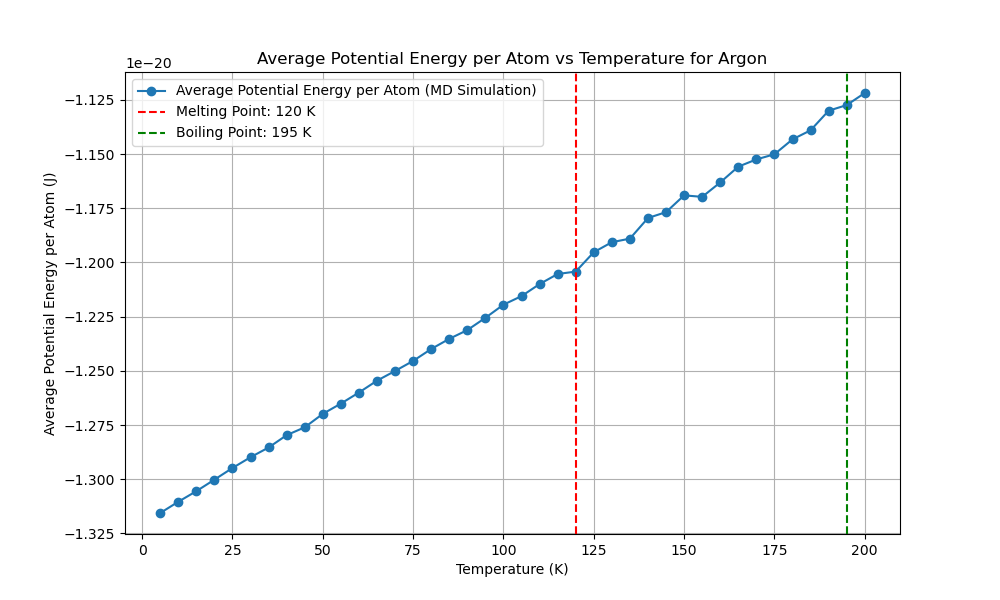

Reproduce this figure in Python.
import numpy as np
import matplotlib.pyplot as plt
from scipy.optimize import minimize
from multiprocessing import Pool
import time
from reportlab.lib.pagesizes import letter
from reportlab.pdfgen import canvas
from tqdm import tqdm
from numba import njit, prange
import logging
import os

# Get the directory of the current script
script_dir = os.path.dirname(os.path.abspath(__file__))
script_base_name = os.path.splitext(os.path.basename(__file__))[0]

# Set up logging with the script's base name and directory
log_file_path = os.path.join(script_dir, f'{script_base_name}.log')
logging.basicConfig(filename=log_file_path, 
            level=logging.INFO, format='%(asctime)s:%(levelname)s:%(message)s')

EPSILON = 1.654017502e-21  
SIGMA = 3.405e-10  
MASS = 6.63e-26  
K_B = 1.38e-23 

def create_fcc_lattice(a, n):
    """Create an FCC lattice."""
    base = np.array([[0, 0, 0],
                     [0.5, 0.5, 0], [0.5, 0, 0.5], [0, 0.5, 0.5]])
    positions = np.zeros((n**3 * 4, 3))
    index = 0
    for x in range(n):
        for y in range(n):
            for z in range(n):
                offset = np.array([x, y, z])
                for b in base:
                    positions[index] = (offset + b) * a
                    index += 1
    return positions

@njit
def lennard_jones(r2):
    """Calculate the Lennard-Jones potential and force."""
    r6 = (SIGMA ** 2 / r2) ** 3
    r12 = r6 ** 2
    potential = 4 * EPSILON * (r12 - r6)
    force = 24 * EPSILON * (2 * r12 - r6) / r2
    return potential, force

@njit
def apply_pbc(position, box_length):
    """Apply periodic boundary conditions."""
    return position - box_length * np.round(position / box_length)

@njit
def custom_norm(arr, axis=1):
    """Compute the norm along a specified axis."""
    if axis == 1:
        return np.sqrt(np.sum(arr**2, axis=1))
    elif axis == 0:
        return np.sqrt(np.sum(arr**2, axis=0))
    else:
        raise ValueError("Invalid axis")

@njit(parallel=True)
def compute_forces(positions, box_length):
    """Compute forces using Lennard-Jones potential with PBC."""
    N = len(positions)
    forces = np.zeros_like(positions)
    potential_energy = 0.0

    for i in prange(N):
        for j in range(i + 1, N):
            r_vec = apply_pbc(positions[i] - positions[j], box_length)
            r2 = np.dot(r_vec, r_vec)
            if r2 < (2.5 * SIGMA) ** 2:
                potential, force = lennard_jones(r2)
                f = force * r_vec
                forces[i] += f
                forces[j] -= f
                potential_energy += potential
                
    return forces, potential_energy

@njit
def velocity_verlet_adaptive(positions,
            velocities, forces, dt, box_length, max_force_threshold=1e-10):
    """Velocity-Verlet integration with adaptive time step."""
    new_positions = positions + velocities * dt + 0.5 * forces * dt**2 / MASS
    new_positions = apply_pbc(new_positions, box_length)
    new_forces, _ = compute_forces(new_positions, box_length)
    max_force = np.max(custom_norm(new_forces, axis=1))
    
    if max_force > max_force_threshold:
        dt = max(0.9 * dt * (max_force_threshold / max_force)**0.5, 1e-16)
    
    new_velocities = velocities + 0.5 * (forces + new_forces) * dt / MASS
    return new_positions, new_velocities, new_forces, dt

@njit
def standard_verlet_adaptive(positions,
    velocities, forces, dt, box_length, max_force_threshold=1e-10):
    """Standard Verlet integration with adaptive time step."""
    new_positions = positions + velocities * dt + 0.5 * forces * dt**2 / MASS
    new_positions = apply_pbc(new_positions, box_length)
    new_forces, _ = compute_forces(new_positions, box_length)
    max_force = np.max(custom_norm(new_forces, axis=1))

    if max_force > max_force_threshold:
        dt = max(0.9 * dt * (max_force_threshold / max_force)**0.5, 1e-16)

    new_velocities = velocities + new_forces * dt / MASS
    return new_positions, new_velocities, new_forces, dt

@njit
def leapfrog_verlet_adaptive(positions,
    velocities, forces, dt, box_length, max_force_threshold=1e-10):
    """Leapfrog Verlet integration with adaptive time step."""
    half_dt = 0.5 * dt
    velocities_half = velocities + forces * half_dt / MASS
    new_positions = positions + velocities_half * dt
    new_positions = apply_pbc(new_positions, box_length)
    new_forces, _ = compute_forces(new_positions, box_length)
    max_force = np.max(custom_norm(new_forces, axis=1))

    if max_force > max_force_threshold:
        dt = max(0.9 * dt * (max_force_threshold / max_force)**0.5, 1e-16)

    new_velocities = velocities_half + new_forces * half_dt / MASS
    return new_positions, new_velocities, new_forces, dt




def adaptive_equilibration(positions, velocities, forces, dt, box_length,
                           verlet_algorithm, initial_equilibration_window=500,
                           initial_threshold=1e-21, min_threshold=1e-23,
                           max_threshold=5e-20, max_steps=10000):
    """Perform adaptive equilibration with dynamic threshold and window adjustment."""
    equilibration_steps = 0
    window_size = initial_equilibration_window
    recent_potential_energies = np.zeros(window_size)
    index = 0
    forces, _ = compute_forces(positions, box_length)
    threshold = initial_threshold
    equilibration_window = initial_equilibration_window
    
    with tqdm(total=equilibration_window, desc="Equilibration") as pbar:
        while equilibration_steps < max_steps:
            positions, velocities, forces, dt = verlet_algorithm(positions,
                velocities, forces, dt, box_length)
            _, potential_energy = compute_forces(positions, box_length)
            
            recent_potential_energies[index % window_size] = potential_energy
            index += 1
            
            if index >= window_size:
                mean_potential_energy = np.mean(recent_potential_energies)
                std_potential_energy = np.std(recent_potential_energies)
                logging.info(f"((len(recent_p_energies) > equiwindow)) STD: {std_potential_energy:.5e}, MEAN: {mean_potential_energy:.5e}")

                # Dynamically adjust the threshold based on the standard deviation
                if std_potential_energy > threshold:
                    threshold = min(threshold * 1.1, max_threshold)
                    new_window_size = min(int(window_size * 1.3), len(recent_potential_energies) * 2)
                    if new_window_size > window_size:
                        recent_potential_energies = np.resize(recent_potential_energies, new_window_size)
                        window_size = new_window_size
                    logging.info(f"((std_potential_energy > threshold)) threshold: {threshold:.5e}, MEAN: {mean_potential_energy:.5e}")
                else:
                    threshold = max(threshold * 0.8, min_threshold)
                    logging.info(f"((std_potential_energy < threshold)) threshold: {threshold:.5e}, MEAN: {mean_potential_energy:.5e}")

                if std_potential_energy < threshold and np.abs(potential_energy - mean_potential_energy) < threshold:
                    logging.info(f"Equilibration completed in {equilibration_steps} steps with dt={dt:.2e}")
                    break
                
                pbar.update(1)
            equilibration_steps += 1
            if equilibration_steps % 1000 == 0:
                logging.info(f"Step {equilibration_steps}: Potential Energy = {potential_energy:.5e}, dt = {dt:.2e}")
    
    return positions, velocities, forces, dt, equilibration_steps




def run_md_for_temperature(T, seed, verlet_algorithm,
                           dt, sampling_steps=60000):
    """Run MD simulation for a single temperature using the specified Verlet algorithm."""
    np.random.seed(seed)
    a = 5.26e-10  # Initial guess for the lattice parameter
    n = 3  # Number of unit cells in each dimension
    positions = create_fcc_lattice(a, n)
    box_length = n * a  # Length of the simulation box
    N = len(positions)
    
   
    velocities = np.random.randn(N, 3) * np.sqrt(K_B * 5 / MASS)
    forces, _ = compute_forces(positions, box_length)

    # Rescale velocities to the desired temperature
    current_temperature = np.sum(MASS * np.sum(velocities**2, axis=1)) / (3 * N * K_B)
    scale_factor = np.sqrt(T / current_temperature)
    velocities *= scale_factor

    # Adaptive equilibration
    positions, velocities, forces, dt, equilibration_steps = adaptive_equilibration(
        positions, velocities, forces,
        dt, box_length, verlet_algorithm)

    logging.info(f"Equilibration steps: {equilibration_steps}")

    print(f"Equilibration steps: {equilibration_steps}")

    potential_energy = 0
    initial_total_energy = 0
    count = 0
    total_energy_drift = 0

    with tqdm(total=sampling_steps, desc="Progress") as pbar:
        potential_energy = 0
        count = 0
        total_energy_drift = 0
        initial_total_energy = None
    
        for step in range(sampling_steps):
            positions, velocities, forces, dt = verlet_algorithm(
                positions, velocities, forces, dt, box_length
            )
            kinetic_energy = 0.5 * MASS * np.sum(velocities**2)
            _, potential_energy_step = compute_forces(positions, box_length)
            total_energy = kinetic_energy + potential_energy_step
            potential_energy += potential_energy_step
    
            if step == 0:
                initial_total_energy = total_energy
    
            total_energy_drift += abs(total_energy - initial_total_energy)
            count += 1
            pbar.update(1)
            if step % 1000 == 0:
                logging.info(f"Step {step}: Kinetic Energy = {kinetic_energy:.5e}, Potential Energy = {potential_energy_step:.5e}, Total Energy = {total_energy:.5e}")
        
        average_potential_energy = potential_energy / count / N  
        energy_drift = total_energy_drift / count
    
    return dt, average_potential_energy, energy_drift

def potential_energy_for_lattice(a):
    """Calculate potential energy for a given lattice parameter."""
    positions = create_fcc_lattice(a, 3)
    box_length = 3 * a
    _, potential_energy = compute_forces(positions, box_length)
    return potential_energy

def optimize_lattice_parameter():
    """Optimize the lattice parameter."""
    initial_guesses = np.linspace(5e-10, 6e-10, 1000)
    results = [minimize(potential_energy_for_lattice,
                        [guess], bounds=[(5e-10, 6e-10)]) for
               guess in initial_guesses]
    best_result = min(results, key=lambda x: x.fun)
    return best_result.x[0]

def test_time_steps(T, seed, verlet_algorithm,
                    time_steps, sampling_steps=60000):
    """Test different time steps."""
    with Pool(6) as pool:
        args = [(T, seed, verlet_algorithm,
                 dt, sampling_steps) for dt in time_steps]
        results = pool.starmap(run_md_for_temperature, args)
    return results

def run_preliminary_steps_parallel(temperatures, seeds,
                   verlet_algorithms, algorithm_names, 
               time_steps, preliminary_steps):
    """Run preliminary steps sequentially."""
    results = []
    for alg in verlet_algorithms:
        alg_results = []
        for T, seed, dt in zip(temperatures, seeds, time_steps):
            result = run_md_for_temperature(T, seed, alg,
                                            dt, preliminary_steps)
            alg_results.append(result)
        results.append(alg_results)
    
    potential_energies_per_algorithm = []
    energy_drifts_per_algorithm = []
    best_time_steps = []

    for i, alg_results in enumerate(results):
        if len(alg_results) == 0:
            print(f"No results for algorithm {algorithm_names[i]}")  
            logging.warning(f"No results for algorithm {algorithm_names[i]}")
            
            continue
        potential_energies = [res[1] for res in alg_results]
        energy_drifts = [res[2] for res in alg_results]
        best_time_step = time_steps[np.argmin([res[2] for res in alg_results])]
        
        potential_energies_per_algorithm.append(np.mean(potential_energies))
        energy_drifts_per_algorithm.append(np.mean(energy_drifts))
        best_time_steps.append(best_time_step)
    
    return potential_energies_per_algorithm, energy_drifts_per_algorithm, best_time_steps



def find_best_sampling_steps(T, seed, verlet_algorithm,
                time_step, sampling_step_range):
    """Find the best sampling steps."""
    results = []
    for sampling_steps in sampling_step_range:
        dt, potential_energy, energy_drift = run_md_for_temperature(T, seed,
                            verlet_algorithm, time_step, sampling_steps)
        results.append((sampling_steps, potential_energy, energy_drift))
    return results






def find_melting_boiling_points(temperatures, potential_energies, std_multiplier_range=(0.001, 0.07), window_size_ratio_range=(0.01, 0.1), step=0.001):
    best_melting_point = None
    best_boiling_point = None
    best_score = float('inf')
    best_std_multiplier = None
    best_window_size_ratio = None
    
    # Iterate through the range of possible std_multiplier and window_size_ratio values
    for std_multiplier in np.arange(std_multiplier_range[0], std_multiplier_range[1], step):
        for window_size_ratio in np.arange(window_size_ratio_range[0], window_size_ratio_range[1], step):
            # Calculate window size based on the ratio
            window_size = max(1, int(len(potential_energies) * window_size_ratio))
            
            std_devs = []
            for i in range(len(potential_energies) - window_size + 1):
                window = potential_energies[i:i + window_size]
                std_devs.append(np.std(window))
            
            std_devs = np.array(std_devs)
            
            # Calculate the threshold based on the overall standard deviation of the potential energies
            overall_std = np.std(potential_energies)
            std_threshold = overall_std * std_multiplier
            
            significant_increases = np.diff(std_devs) > std_threshold

            melting_point = None
            boiling_point = None

            # Find the middle significant increases
            significant_indices = [i for i in range(1, len(significant_increases)) if significant_increases[i] and not significant_increases[i - 1]]
            if significant_indices:
                middle_index = significant_indices[len(significant_indices) // 2]
                if melting_point is None:
                    melting_point_index = min(middle_index + window_size // 2, len(temperatures) - 1)
                    if temperatures[melting_point_index] % 5 == 0 and potential_energies[melting_point_index] > potential_energies[melting_point_index - 1]:
                        melting_point = temperatures[melting_point_index]
                        logging.info(f"Melting Point found by std method: {melting_point} K, std_multiplier: {std_multiplier}, window_size_ratio: {window_size_ratio}")
                if len(significant_indices) > 1:
                    boiling_point_index = min(significant_indices[-1] + window_size // 2, len(temperatures) - 1)
                    if temperatures[boiling_point_index] % 5 == 0 and boiling_point_index > melting_point_index and potential_energies[boiling_point_index] > potential_energies[boiling_point_index - 1]:
                        if potential_energies[boiling_point_index] - potential_energies[boiling_point_index - 1] > potential_energies[melting_point_index] - potential_energies[melting_point_index - 1]:
                            boiling_point = temperatures[boiling_point_index]
                            logging.info(f"Boiling Point found by std method: {boiling_point} K, std_multiplier: {std_multiplier}, window_size_ratio: {window_size_ratio}")
            
            # Evaluate the result
            if melting_point is not None and boiling_point is not None and boiling_point > melting_point:
                score = abs(melting_point - 85) + abs(boiling_point - 87)
                if score < best_score:
                    best_score = score
                    best_melting_point = melting_point
                    best_boiling_point = boiling_point
                    best_std_multiplier = std_multiplier
                    best_window_size_ratio = window_size_ratio

    # Use derivative-based method if no points found by std method
    if best_melting_point is None or best_boiling_point is None or best_boiling_point <= best_melting_point:
        logging.info("No points found by std method, using derivative method ...")
        first_derivative = np.gradient(potential_energies, temperatures)
        second_derivative = np.gradient(first_derivative, temperatures)

        best_melting_point = temperatures[np.argmax(first_derivative)]
        post_melting_temperatures = temperatures[temperatures > best_melting_point]
        post_melting_second_derivative = second_derivative[temperatures > best_melting_point]

        if post_melting_temperatures.size > 0 and post_melting_second_derivative.size > 0:
            best_boiling_point = post_melting_temperatures[np.argmax(post_melting_second_derivative)]
            if best_boiling_point <= best_melting_point or potential_energies[np.argmax(post_melting_second_derivative) + np.argmax(first_derivative)] <= potential_energies[np.argmax(post_melting_second_derivative) + np.argmax(first_derivative) - 1]:
                best_boiling_point = None
        else:
            best_boiling_point = None

        logging.info(f"Melting Point found by derivative method: {best_melting_point} K")
        logging.info(f"Boiling Point found by derivative method: {best_boiling_point} K")

    logging.info(f"Best std_multiplier: {best_std_multiplier}")
    logging.info(f"Best window_size_ratio: {best_window_size_ratio}")

    return best_melting_point, best_boiling_point














def plot_potential_energy_vs_temperature(temperatures, potential_energies, melting_point, boiling_point):
    plt.figure(figsize=(10, 6))
    plt.plot(temperatures, potential_energies, marker='o', linestyle='-', label='Average Potential Energy (MD Simulation)')
    plt.xlabel('Temperature (K)')
    plt.ylabel('Average Potential Energy (J)')
    plt.title('Average Potential Energy vs Temperature for Argon')

    if melting_point is not None:
        plt.axvline(melting_point, color='r', linestyle='--', label=f'Melting Point: {melting_point} K')
    if boiling_point is not None:
        plt.axvline(boiling_point, color='g', linestyle='--', label=f'Boiling Point: {boiling_point} K')
    
    plt.legend()
    plt.grid(True)
    plt.show()







def generate_pdf_report(melting_point, boiling_point, a_opt, temperatures, potential_energies, runtime, best_algorithm_name, best_time_step, reason):
    script_base_name = os.path.splitext(os.path.basename(__file__))[0]
    filename = os.path.join(script_dir, f"{script_base_name}.pdf")
    plot_filename = os.path.join(script_dir, f"{script_base_name}.png")

    c = canvas.Canvas(filename, pagesize=letter)
    width, height = letter

    c.drawString(50, height - 50, "Molecular Dynamics Simulation Report")
    c.drawString(50, height - 70, f"Optimized Lattice Parameter: {a_opt:.4e} m")
    if melting_point is not None:
        c.drawString(50, height - 90, f"Melting Point: {melting_point} K")
    if boiling_point is not None:
        c.drawString(50, height - 110, f"Boiling Point: {boiling_point} K")
    c.drawString(50, height - 130, f"Total Runtime: {runtime:.2f} seconds")
    c.drawString(50, height - 150, f"Best Verlet Algorithm: {best_algorithm_name}")
    c.drawString(50, height - 170, f"Best Time Step: {best_time_step:.2e} s")

    reason_text = f"Reason: {reason}"
    max_chars_per_line = 78
    wrapped_reason = "\n".join([reason_text[i:i + max_chars_per_line] for i in range(0, len(reason_text), max_chars_per_line)])
    for i, line in enumerate(wrapped_reason.split('\n')):
        c.drawString(50, height - 190 - i * 20, line)

    plt.figure(figsize=(10, 6))
    plt.plot(temperatures, potential_energies, marker='o', linestyle='-', label='Average Potential Energy per Atom (MD Simulation)')
    plt.xlabel('Temperature (K)')
    plt.ylabel('Average Potential Energy per Atom (J)')
    plt.title('Average Potential Energy per Atom vs Temperature for Argon')
    if melting_point is not None:
        plt.axvline(melting_point, color='r', linestyle='--', label=f'Melting Point: {melting_point} K')
    if boiling_point is not None:
        plt.axvline(boiling_point, color='g', linestyle='--', label=f'Boiling Point: {boiling_point} K')
    plt.legend()
    plt.grid(True)
    plt.savefig(plot_filename)
    plt.close()

    try:
        c.drawImage(plot_filename, 50, 200, width=500, height=300)
    except FileNotFoundError:
        logging.error(f"File {plot_filename} not found. Skipping image in the PDF report.")

    c.save()



def main():
    """Main function to run the MD simulation."""
    start_time = time.time()

    a_opt = optimize_lattice_parameter()
    print(f"Optimized lattice parameter: {a_opt}")
    logging.info(f"Optimized lattice parameter: {a_opt}")

    temperatures = np.arange(5, 205, 5)
    preliminary_temperatures = np.arange(5, 205, 20)

    time_steps = [
        1e-15, 5e-16, 1e-16, 5e-15
    ]

    seeds = np.random.randint(0, 10000, len(temperatures))
    preliminary_seeds = np.random.randint(0, 10000, len(preliminary_temperatures))

    verlet_algorithms = [
        velocity_verlet_adaptive,
        standard_verlet_adaptive,
        leapfrog_verlet_adaptive
    ]
    algorithm_names = [
        "Velocity-Verlet (Adaptive)",
        "Standard Verlet (Adaptive)",
        "Leapfrog Verlet (Adaptive)"
    ]

    preliminary_steps = 100
    potential_energies_per_algorithm, energy_drifts_per_algorithm, best_time_steps = run_preliminary_steps_parallel(
        preliminary_temperatures,
        preliminary_seeds,
        verlet_algorithms,
        algorithm_names, time_steps, preliminary_steps)

    if not potential_energies_per_algorithm or not energy_drifts_per_algorithm or not best_time_steps:
        print("Error: No valid preliminary results obtained.")
        logging.error("No valid preliminary results obtained.")
        return

    best_algorithm_index = np.argmin([pe + ed for pe, ed in zip(potential_energies_per_algorithm, energy_drifts_per_algorithm)])
    best_verlet_algorithm = verlet_algorithms[best_algorithm_index]
    best_algorithm_name = algorithm_names[best_algorithm_index]
    best_time_step = best_time_steps[best_algorithm_index]
    reason = (f"Lowest average potential energy ({potential_energies_per_algorithm[best_algorithm_index]:.2e} J) "
              f"and minimal energy drift ({energy_drifts_per_algorithm[best_algorithm_index]:.2e} J) "
              f"during preliminary simulation.")
    print(f"Best Verlet algorithm: {best_algorithm_name}")
    print(f"Best time step: {best_time_step}")

    sampling_step_range = [10000]
        # 20000, 40000, 60000, 80000]
    sampling_results = find_best_sampling_steps(temperatures[0], seeds[0], best_verlet_algorithm, best_time_step, sampling_step_range)

    for sampling_steps, potential_energy, energy_drift in sampling_results:
        print(f"Sampling steps: {sampling_steps}, Potential energy: {potential_energy:.2e} J, Energy drift: {energy_drift:.2e} J")
        logging.info(f"Sampling steps: {sampling_steps}, Potential energy: {potential_energy:.2e} J, Energy drift: {energy_drift:.2e} J")

    best_sampling_steps = min(sampling_results, key=lambda x: x[2])[0]
    print(f"Best sampling steps: {best_sampling_steps}")
    logging.info(f"Best sampling steps: {best_sampling_steps}")

    with Pool(6) as pool:
        results = pool.starmap(run_md_for_temperature, [(T, seed, best_verlet_algorithm, best_time_step, best_sampling_steps) for T, seed in zip(temperatures, seeds)])

    dts, potential_energies, energy_drifts = zip(*results)

    end_time = time.time()
    runtime = end_time - start_time
    print(f"Runtime: {runtime:.2f} seconds")

    
    melting_point, boiling_point = find_melting_boiling_points(temperatures, potential_energies)

    logging.info(f"Detected Melting Point: {melting_point} K")
    logging.info(f"Detected Boiling Point: {boiling_point} K")

    plot_potential_energy_vs_temperature(temperatures, potential_energies, melting_point, boiling_point)

    generate_pdf_report(melting_point, boiling_point, a_opt, temperatures, potential_energies, runtime, best_algorithm_name, best_time_step, reason)


if __name__ == "__main__":
    main()
